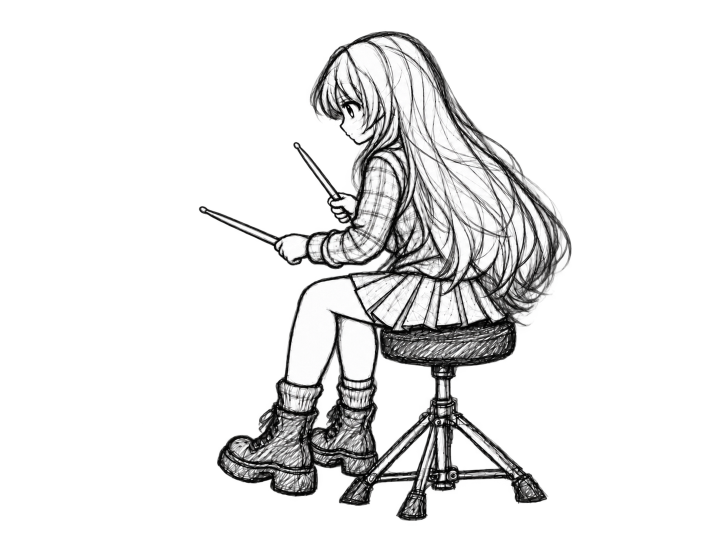
#> input picture character-assets/layers/character/base/neutral.png, 1448 x 1086 px (shown at 1/2 size)
$ python build_front_m006.py
#> lines starting #> are read from the running program, lines starting #| are printed output that depends on the picture; after the words box and inside, x2 and y2 are one past the last pixel; in counts of white or black regions, pixels touching at a corner belong together
#!/usr/bin/env python3
import json,hashlib
from pathlib import Path
import numpy as np
from PIL import Image,ImageDraw,ImageFilter

ROOT=Path(__file__).resolve().parents[2]
OUT=ROOT/"character-assets/edit-workspaces/motion-repair-20260920/front-m006"
OUT.mkdir(parents=True,exist_ok=True)
P={
 "neutral":ROOT/"character-assets/layers/character/base/neutral.png",
 "drum":ROOT/"character-assets/layers/drum/drum_base.png",
 "bd_hit":ROOT/"character-assets/layers/character/bd/hit_rf.png",
 "bd_rebound":ROOT/"character-assets/layers/character/bd/rebound_rf.png",
 "rd_hit":ROOT/"character-assets/layers/character/rd/hit_r_refresh.png",
 "rd_rebound":ROOT/"character-assets/layers/character/rd/rebound_r_refresh.png",
}
I={k:Image.open(v).convert("RGBA") for k,v in P.items()}
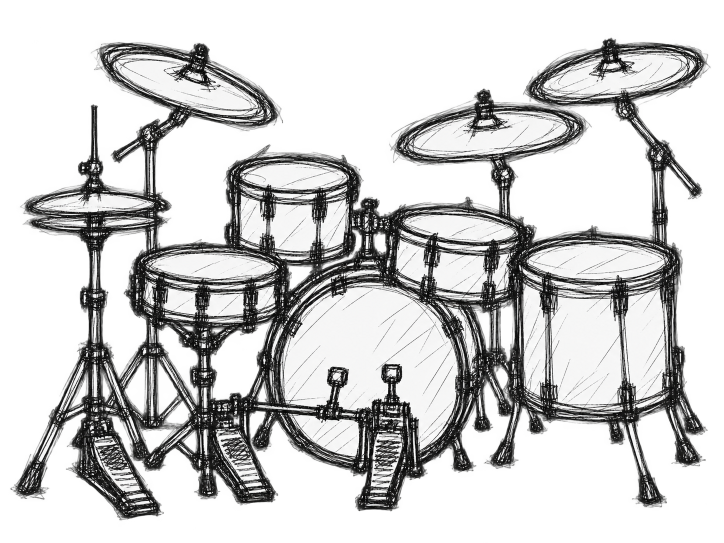
#> input picture character-assets/layers/drum/drum_base.png, 1448 x 1086 px (shown at 1/2 size)
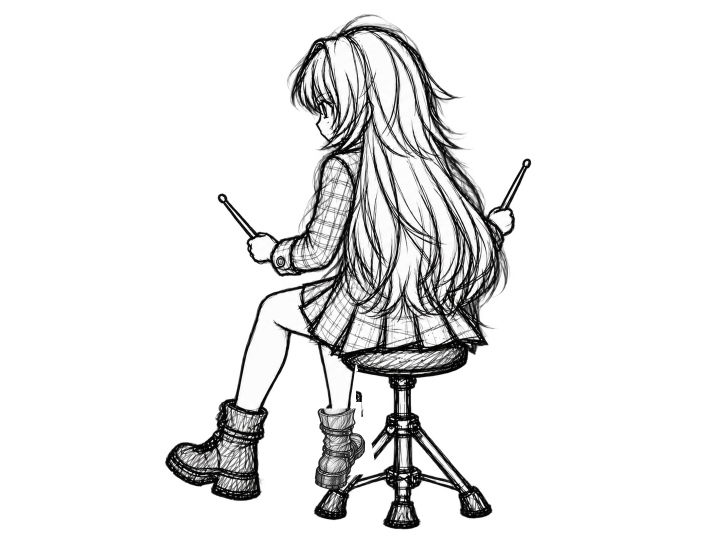
#> input picture character-assets/layers/character/bd/hit_rf.png, 1448 x 1086 px (shown at 1/2 size)
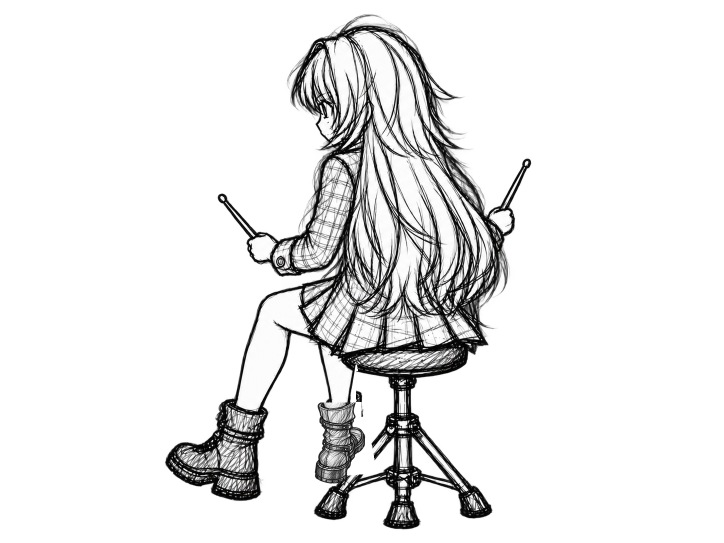
#> input picture character-assets/layers/character/bd/rebound_rf.png, 1448 x 1086 px (shown at 1/2 size)
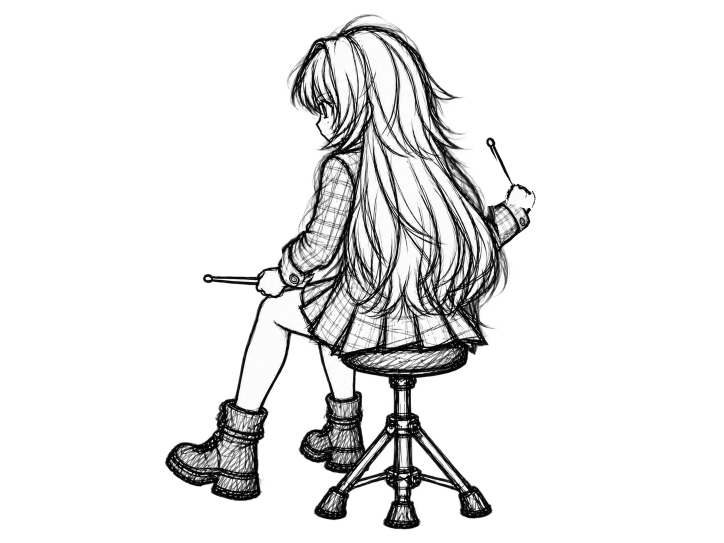
#> input picture character-assets/layers/character/rd/hit_r_refresh.png, 1448 x 1086 px (shown at 1/2 size)
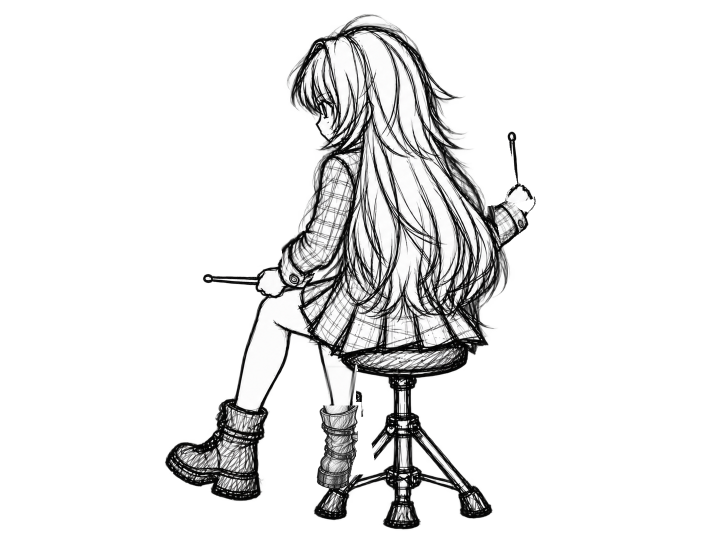
#> input picture character-assets/layers/character/rd/rebound_r_refresh.png, 1448 x 1086 px (shown at 1/2 size)
#> I = 6 items
N=np.asarray(I["neutral"]); H,W=N.shape[:2]
#> further down, N is the input picture: shape (1086, 1448, 4); mean R, G, B, A 32.8, 32.7, 32.7, 53.4
#> after `H, W = N.shape[:2]`: H = 1086; W = 1448
def sha(p): return hashlib.sha256(Path(p).read_bytes()).hexdigest()
def dmask(a,b): return np.any(np.asarray(a)!=np.asarray(b),axis=2)
def dil(m,n):
    if n%2==0:n+=1
    return np.asarray(Image.fromarray((m.astype(np.uint8)*255),"L").filter(ImageFilter.MaxFilter(n)))>0
def pathmask(points,width,circles=()):
#> called with width = 150
    im=Image.new("L",(W,H),0); d=ImageDraw.Draw(im)
#> after `im = Image.new('L', (W, H), 0)`: im: PIL image 1448x1086 L; every value is 0
    d.line(points,fill=255,width=width,joint="curve")
    for x,y,r in circles:d.ellipse((x-r,y-r,x+r,y+r),fill=255)
    return np.asarray(im)>0
#> returned value: shape (1086, 1448) bool; 3.1% white; 1 white region, box (x1, y1, x2, y2) and area: (795, 150, 1101, 441) 49332
def bbox(m):
    ys,xs=np.nonzero(m)
    return None if not xs.size else {"x":int(xs.min()),"y":int(ys.min()),"width":int(xs.max()-xs.min()+1),"height":int(ys.max()-ys.min()+1)}
def guard(m,r):
    x1,y1,x2,y2=r; return int(np.count_nonzero(m[y1:y2,x1:x2]))

HEAD=(500,0,840,315)
TORSO=(590,315,825,590)
PELVIS=(560,590,980,700)
STOOL=(770,800,845,1086)

RD_GEOM=pathmask([(865,370),(925,330),(990,265),(1045,205)],150,
 [(865,370,70),(925,330,70),(990,265,60),(1045,205,55)])
RD_GEOM[:180,:]=False
#> RD_GEOM: shape (1086, 1448) bool; 3% white; 1 white region, box (x1, y1, x2, y2) and area: (795, 180, 1101, 441) 46736
RF=pathmask([(682,748),(650,902)],175,[(682,748,85),(650,902,105)])
#> in pathmask (call 2), `return np.asarray(im)>0`: returned value: shape (1086, 1448) bool; 3.7% white; 1 white region, box (x1, y1, x2, y2) and area: (545, 663, 768, 1008) 57859
RF[:700,:]=False
#> RF: shape (1086, 1448) bool; 3.4% white; 1 white region, box (x1, y1, x2, y2) and area: (545, 700, 768, 1008) 54212

summary={"schemaVersion":1,"issueId":"MOTION-006","actionKey":"BD+RD:RF/R",
 "method":"neutral common body + VERIFIED M010 RD:R donor + VERIFIED M003 BD:RF donor",
 "sources":{k:{"path":str(v.relative_to(ROOT)),"sha256":sha(v)} for k,v in P.items()},"phases":[]}

for phase in ("hit","rebound"):
    bd=I["bd_"+phase]; rd=I["rd_"+phase]
    B=np.asarray(bd); R=np.asarray(rd)
    bd_diff=dmask(bd,I["neutral"]); rd_diff=dmask(rd,I["neutral"])
    rd_mask=dil(rd_diff,13)&RD_GEOM
    for rect in (HEAD,TORSO,PELVIS,STOOL):
        x1,y1,x2,y2=rect; rd_mask[y1:y2,x1:x2]=False
    rd_mask[620:,:]=False
    bd_mask=dil(bd_diff,21)&RF
    x1,y1,x2,y2=STOOL; bd_mask[y1:y2,x1:x2]=False
    overlap=rd_mask&bd_mask
    rd_mask &= ~overlap
    cand=I["neutral"].copy()
    cand.paste(rd,(0,0),Image.fromarray((rd_mask*255).astype(np.uint8),"L"))
    cand.paste(bd,(0,0),Image.fromarray((bd_mask*255).astype(np.uint8),"L"))
    C=np.asarray(cand); changed=np.any(C!=N,axis=2); union=rd_mask|bd_mask
    er=np.all(C==R,axis=2); eb=np.all(C==B,axis=2)
    rr=rd_mask&rd_diff; br=bd_mask&bd_diff
    rp=np.count_nonzero(rr&er)/max(1,np.count_nonzero(rr))
    bp=np.count_nonzero(br&eb)/max(1,np.count_nonzero(br))
    checks={
      "outsideMaskZero":bool(int(np.count_nonzero(changed&~union))==0),
      "headLocked":bool(guard(changed,HEAD)==0),
      "torsoLocked":bool(guard(changed,TORSO)==0),
      "pelvisLocked":bool(guard(changed,PELVIS)==0),
      "stoolLocked":bool(guard(changed,STOOL)==0),
      "rdDonorExact":bool(rp>=0.995),
      "bdDonorExact":bool(bp>=0.995),
      "rdMotionVisible":bool(int(np.count_nonzero(changed&RD_GEOM))>=300),
      "rfMotionVisible":bool(int(np.count_nonzero(changed&RF))>=1000),
    }
    cp=OUT/f"bd_rd_{phase}_candidate_v1.png"; cand.save(cp)
    Image.alpha_composite(I["drum"],cand).save(OUT/f"bd_rd_{phase}_candidate_v1_fixed_drum.png")
    rec={"phase":phase,"candidate":str(cp.relative_to(ROOT)),"candidateSha256":sha(cp),
      "rdMaskPixels":int(rd_mask.sum()),"bdMaskPixels":int(bd_mask.sum()),"overlapPixels":int(overlap.sum()),
      "changedPixelsVsNeutral":int(changed.sum()),"changedBBoxVsNeutral":bbox(changed),
      "rdPreserveRatio":round(float(rp),4),"bdPreserveRatio":round(float(bp),4),
      "checks":checks,"machinePass":all(checks.values())}
    (OUT/f"bd_rd_{phase}_candidate_v1_qa.json").write_text(json.dumps(rec,indent=2)+"\n")
    summary["phases"].append(rec)
#> this loop made 2 passes
#> (rp, bp) on passes 1 to 2: (1, 1), (1, 1)
#> pass 1, `rd_mask &= ~overlap`:
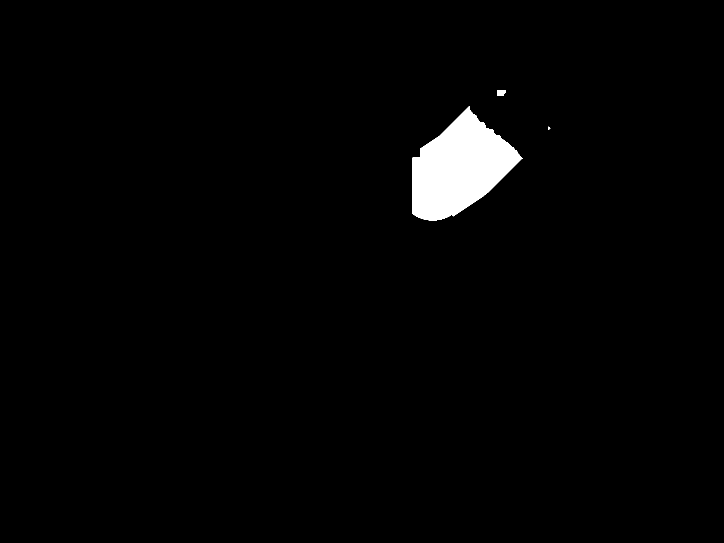
#> rd_mask: shape (1086, 1448) bool (shown at 1/2 size); 1.9% white; 3 white regions (1 under 20 px), largest, box (x1, y1, x2, y2) and area: (825, 212, 1046, 441) 29647, (994, 180, 1012, 192) 196
#> bd is the input picture: PIL image 1448x1086 RGBA; mean R, G, B, A 29.5, 29.5, 29.5, 50.4
#> after the loop: bd_diff: shape (1086, 1448) bool; 29.8% white; 199 white regions (198 under 20 px), largest, box (x1, y1, x2, y2) and area: (323, 23, 1148, 1063) 468354
#> after the loop: br: shape (1086, 1448) bool; 3.4% white; 4 white regions (3 under 20 px), largest, box (x1, y1, x2, y2) and area: (545, 700, 768, 1008) 52890
#> after the loop: changed: shape (1086, 1448) bool; 5.2% white; 12 white regions (10 under 20 px), largest, box (x1, y1, x2, y2) and area: (545, 700, 768, 1008) 52890, (825, 218, 1038, 441) 28867
#> rd is the input picture: PIL image 1448x1086 RGBA; mean R, G, B, A 29.8, 29.8, 29.8, 50.8
#> after the loop: rd_diff: shape (1086, 1448) bool; 29.8% white; 220 white regions (219 under 20 px), largest, box (x1, y1, x2, y2) and area: (323, 23, 1148, 1063) 468797
#> after the loop: rd_mask: shape (1086, 1448) bool; 2% white; 3 white regions (1 under 20 px), largest, box (x1, y1, x2, y2) and area: (825, 212, 1046, 441) 30900, (994, 180, 1012, 192) 196
#> after the loop: rr: shape (1086, 1448) bool; 1.8% white; 8 white regions (7 under 20 px), largest, box (x1, y1, x2, y2) and area: (825, 218, 1038, 441) 28867
frames=[I["neutral"],Image.open(OUT/"bd_rd_hit_candidate_v1.png").convert("RGBA"),Image.open(OUT/"bd_rd_rebound_candidate_v1.png").convert("RGBA"),I["neutral"]]
strip=Image.new("RGB",(1920,360),"white")
#> strip: PIL image 1920x360 RGB; every value is 255
for i,f in enumerate(frames):
    c=Image.alpha_composite(I["drum"],f).convert("RGB"); c.thumbnail((480,360)); strip.paste(c,(i*480,0))
#> this loop made 4 passes
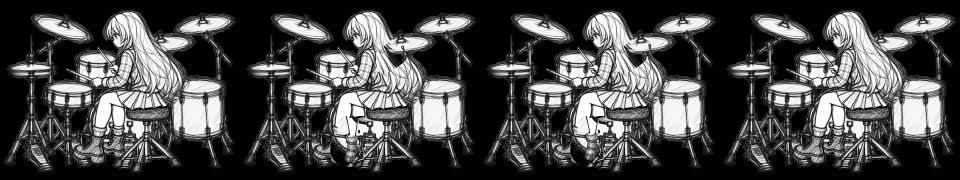
#> strip: PIL image 1920x360 RGB (shown at 1/2 size); mean R, G, B 73.1, 73, 72.8
strip.save(OUT/"bd_rd_transition.jpg",quality=95)
summary["pairMachinePass"]=all(x["machinePass"] for x in summary["phases"])
(OUT/"M006_SUMMARY.json").write_text(json.dumps(summary,indent=2)+"\n")
print(json.dumps({"pairMachinePass":summary["pairMachinePass"],"phases":[(x["phase"],x["candidateSha256"]) for x in summary["phases"]]}))
#| {"pairMachinePass": true, "phases": [["hit", "298e963b26ba95b5404d091d7910d2f841c4ceda2b7667ffd35ca3d67b2b6bee"], ["rebound", "43f99e585f41b28841a0c6142952b479d6f83bde1c5f67acc7f6ecc8ce97c35d"]]}
if not summary["pairMachinePass"]: raise SystemExit(2)
